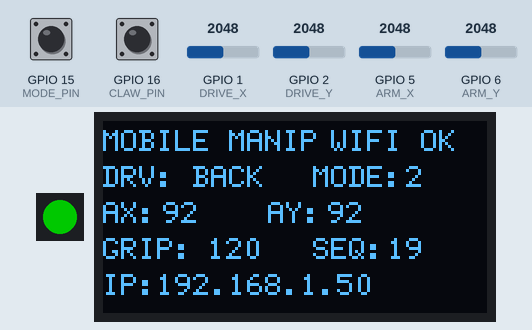
Simulated run of this sketch. Board: ESP32-S3. Parts: 1 RGB LEDs in strip order, left to right, 128×64 one-colour display. Inputs (shaded band) come from the test bench; at power-on: GPIO 1 (DRIVE_X) = 2048, GPIO 2 (DRIVE_Y) = 2048, GPIO 15 (MODE_PIN) HIGH, GPIO 5 (ARM_X) = 2048, GPIO 6 (ARM_Y) = 2048, GPIO 16 (CLAW_PIN) HIGH. Dim RGB values are drawn brighter than linear; WiFi joins after 1.5 s; servers stay silent unless stated; random numbers use the default seed unless the sketch sets one; what the sketch prints to the serial monitor is not drawn.

Above: at 3.3 s.
3.4 s: GPIO 1 (DRIVE_X) set to 2431
5.2 s: GPIO 1 (DRIVE_X) set to 2551
At 5.33 s:
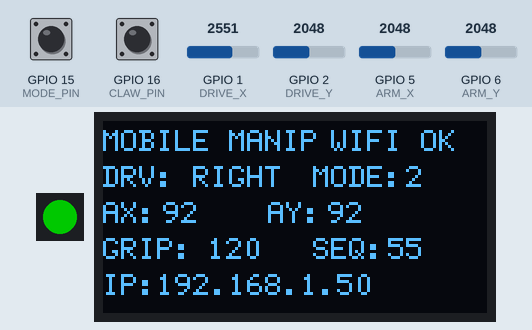
7.1 s: GPIO 2 (DRIVE_Y) set to 2463
8.6 s: GPIO 2 (DRIVE_Y) set to 2572
At 8.73 s:
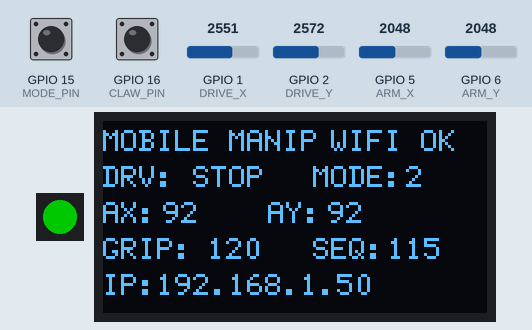
10.5 s: GPIO 15 (MODE_PIN) pulled LOW for 1 s
At 10.65 s:
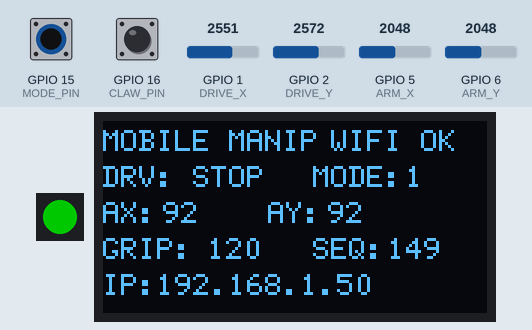
12.1 s: GPIO 5 (ARM_X) set to 2540
At 14.38 s:
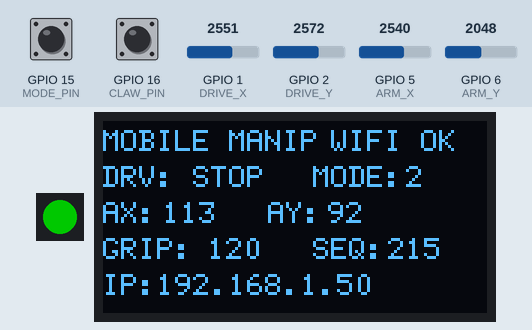
Timing chart, 0 to 14.6 s (numbered marks = the images above; inputs shaded):
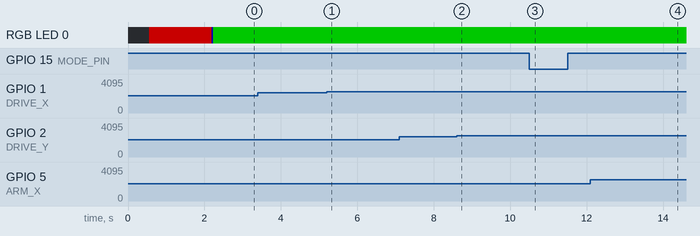

Measured:
- the behaviour switches between 2500 and 2501 on GPIO 1 (DRIVE_X) (found by bisection; images 0 and 1)
- the behaviour switches between 2500 and 2501 on GPIO 2 (DRIVE_Y) (found by bisection; images 1 and 2)

The sketch:

esp32s3-controller-oled-wifi-tx-2joy-mode-claw.ino
```cpp
#include <Arduino.h>
#include <WiFi.h>
#include <WiFiUdp.h>
#include <U8g2lib.h>
#include <SPI.h>
#include <Adafruit_NeoPixel.h>

// ============================================================
// WIFI
// ============================================================

const char* AP_SSID = "MobileManipulator";
const char* AP_PASS = "YOUR_AP_PASSWORD";  // set before flashing; keep out of git

// Rover ESP32 AP default IP
IPAddress roverIP(192, 168, 4, 1);

const uint16_t ROVER_PORT = 4210;
const uint16_t LOCAL_PORT = 4211;

WiFiUDP udp;

// ============================================================
// RGB
// ============================================================

#define RGB_PIN   48
#define RGB_COUNT 1

Adafruit_NeoPixel rgb(
  RGB_COUNT,
  RGB_PIN,
  NEO_GRB + NEO_KHZ800
);

// ============================================================
// OLED SSD1309 - HARDWARE SPI
// ============================================================

#define OLED_SCK  12
#define OLED_MOSI 11
#define OLED_CS   10
#define OLED_DC   9
#define OLED_RST  8

U8G2_SSD1309_128X64_NONAME0_F_4W_HW_SPI display(
  U8G2_R0,
  OLED_CS,
  OLED_DC,
  OLED_RST
);

// ============================================================
// JOYSTICKS
// ============================================================

// Drive joystick
#define DRIVE_X 1
#define DRIVE_Y 2

// Arm joystick
#define ARM_X 5
#define ARM_Y 6

// ============================================================
// SWITCHES
// ============================================================

#define MODE_PIN 15
#define CLAW_PIN 16

// ============================================================
// AUTHENTICATION
// Must MATCH rover
// ============================================================

// Change this in BOTH sketches; they must be identical.
const uint32_t AUTH_TOKEN = 0x5EEDC0DE;

// ============================================================
// DRIVE COMMANDS
// ============================================================

enum DriveCommand
{
  DRIVE_STOP = 0,
  DRIVE_FORWARD,
  DRIVE_BACKWARD,
  DRIVE_LEFT,
  DRIVE_RIGHT
};

// ============================================================
// PACKET
// MUST MATCH ROVER EXACTLY
// ============================================================

#pragma pack(push, 1)

struct CommandPacket
{
  uint32_t auth;
  uint32_t session;
  uint32_t sequence;

  int8_t drive;

  uint8_t mode;

  uint8_t armX;
  uint8_t armY;

  uint8_t gripper;
};

#pragma pack(pop)

CommandPacket packet;

// ============================================================
// SESSION
// ============================================================

uint32_t sessionID;
uint32_t sequence = 0;

// ============================================================
// RGB HELPERS
// ============================================================

void setRGB(uint8_t r, uint8_t g, uint8_t b)
{
  rgb.setPixelColor(0, rgb.Color(r, g, b));
  rgb.show();
}

void showConnecting()
{
  // RED
  setRGB(255, 0, 0);
}

void showConnected()
{
  // BLUE
  setRGB(0, 0, 150);
}

void showSignalSent()
{
  // GREEN
  setRGB(0, 255, 0);
}

// ============================================================
// JOYSTICK → SERVO ANGLE
// ============================================================

int joystickToAngle(int value)
{
  value = constrain(value, 0, 4095);

  if (value < 1600)
  {
    return map(value, 0, 1600, 0, 80);
  }
  else if (value <= 2000)
  {
    return 90;
  }
  else
  {
    return map(value, 2000, 4095, 90, 180);
  }
}

// ============================================================
// DRIVE COMMAND
// ============================================================

uint8_t getDriveCommand(int x, int y)
{
  const int DEAD_LOW  = 1600;
  const int DEAD_HIGH = 2000;

  // FORWARD
  if (y < DEAD_LOW && x >= 1300 && x <= 2500)
  {
    return DRIVE_FORWARD;
  }

  // BACKWARD
  if (y > DEAD_HIGH && x >= 1300 && x <= 2500)
  {
    return DRIVE_BACKWARD;
  }

  // LEFT
  if (x < DEAD_LOW && y >= 1300 && y <= 2500)
  {
    return DRIVE_LEFT;
  }

  // RIGHT
  if (x > DEAD_HIGH && y >= 1300 && y <= 2500)
  {
    return DRIVE_RIGHT;
  }

  return DRIVE_STOP;
}

// ============================================================
// DRIVE TEXT
// ============================================================

const char* driveToString(uint8_t drive)
{
  switch (drive)
  {
    case DRIVE_FORWARD:
      return "FWD";

    case DRIVE_BACKWARD:
      return "BACK";

    case DRIVE_LEFT:
      return "LEFT";

    case DRIVE_RIGHT:
      return "RIGHT";

    default:
      return "STOP";
  }
}

// ============================================================
// OLED
// ============================================================

void updateDisplay(
  uint8_t drive,
  uint8_t mode,
  uint8_t armX,
  uint8_t armY,
  uint8_t gripper
)
{
  display.clearBuffer();

  display.setFont(u8g2_font_6x12_tf);

  // ----------------------------------------------------------
  // Header
  // ----------------------------------------------------------

  display.drawStr(0, 10, "MOBILE MANIP");

  if (WiFi.status() == WL_CONNECTED)
  {
    display.drawStr(76, 10, "WIFI OK");
  }
  else
  {
    display.drawStr(76, 10, "NO WIFI");
  }

  // ----------------------------------------------------------
  // Drive
  // ----------------------------------------------------------

  display.drawStr(0, 22, "DRV:");
  display.drawStr(30, 22, driveToString(drive));

  // ----------------------------------------------------------
  // Mode
  // ----------------------------------------------------------

  display.drawStr(70, 22, "MODE:");

  if (mode == 0)
  {
    display.drawStr(101, 22, "1");
  }
  else
  {
    display.drawStr(101, 22, "2");
  }

  // ----------------------------------------------------------
  // ARM
  // ----------------------------------------------------------

  display.drawStr(0, 34, "AX:");
  display.setCursor(20, 34);
  display.print(armX);

  display.drawStr(55, 34, "AY:");
  display.setCursor(75, 34);
  display.print(armY);

  // ----------------------------------------------------------
  // GRIPPER
  // ----------------------------------------------------------

  display.drawStr(0, 46, "GRIP:");
  display.setCursor(35, 46);
  display.print(gripper);

  display.drawStr(70, 46, "SEQ:");
  display.setCursor(95, 46);
  display.print(sequence);

  // ----------------------------------------------------------
  // Controller IP
  // ----------------------------------------------------------

  display.setCursor(0, 58);
  display.print("IP:");
  display.print(WiFi.localIP());

  display.sendBuffer();
}

// ============================================================
// WIFI CONNECT
// ============================================================

void connectToRover()
{
  Serial.println();
  Serial.println("Connecting to rover...");

  showConnecting();

  WiFi.mode(WIFI_STA);

  // Better latency for control
  WiFi.setSleep(false);

  WiFi.begin(AP_SSID, AP_PASS);

  uint32_t startTime = millis();

  while (WiFi.status() != WL_CONNECTED)
  {
    showConnecting();

    Serial.print(".");

    delay(200);

    if (millis() - startTime > 15000)
    {
      Serial.println();
      Serial.println("WiFi connection timeout");

      // Keep trying
      startTime = millis();
      WiFi.disconnect();
      delay(500);
      WiFi.begin(AP_SSID, AP_PASS);
    }
  }

  Serial.println();
  Serial.println("WiFi CONNECTED");

  Serial.print("Controller IP: ");
  Serial.println(WiFi.localIP());

  Serial.print("Rover IP: ");
  Serial.println(roverIP);

  showConnected();
}

// ============================================================
// SETUP
// ============================================================

void setup()
{
  Serial.begin(115200);

  delay(500);

  Serial.println();
  Serial.println("==================================");
  Serial.println(" Mobile Manipulator Controller");
  Serial.println(" WiFi UDP Controller");
  Serial.println("==================================");

  // ----------------------------------------------------------
  // RGB
  // ----------------------------------------------------------

  rgb.begin();
  rgb.setBrightness(100);

  showConnecting();

  // ----------------------------------------------------------
  // OLED
  // ----------------------------------------------------------

  SPI.begin(
    OLED_SCK,
    -1,
    OLED_MOSI,
    OLED_CS
  );

  display.begin();

  display.clearBuffer();
  display.setFont(u8g2_font_6x12_tf);

  display.drawStr(0, 15, "MOBILE MANIP");
  display.drawStr(0, 30, "Connecting...");
  display.sendBuffer();

  // ----------------------------------------------------------
  // ADC
  // ----------------------------------------------------------

  analogSetPinAttenuation(DRIVE_X, ADC_11db);
  analogSetPinAttenuation(DRIVE_Y, ADC_11db);

  analogSetPinAttenuation(ARM_X, ADC_11db);
  analogSetPinAttenuation(ARM_Y, ADC_11db);

  // ----------------------------------------------------------
  // SWITCHES
  // ----------------------------------------------------------

  pinMode(MODE_PIN, INPUT_PULLUP);
  pinMode(CLAW_PIN, INPUT_PULLUP);

  // ----------------------------------------------------------
  // SESSION
  // ----------------------------------------------------------

  sessionID = esp_random();

  // ----------------------------------------------------------
  // WIFI
  // ----------------------------------------------------------

  connectToRover();

  // ----------------------------------------------------------
  // UDP
  // ----------------------------------------------------------

  udp.begin(LOCAL_PORT);

  Serial.print("UDP local port: ");
  Serial.println(LOCAL_PORT);

  // ----------------------------------------------------------
  // Final display
  // ----------------------------------------------------------

  updateDisplay(
    DRIVE_STOP,
    0,
    90,
    90,
    120
  );
}

// ============================================================
// LOOP
// ============================================================

void loop()
{
  // ==========================================================
  // WIFI LOST?
  // ==========================================================

  if (WiFi.status() != WL_CONNECTED)
  {
    showConnecting();

    display.clearBuffer();
    display.setFont(u8g2_font_6x12_tf);

    display.drawStr(0, 15, "MOBILE MANIP");
    display.drawStr(0, 32, "WIFI LOST");
    display.drawStr(0, 48, "RECONNECTING");

    display.sendBuffer();

    connectToRover();
  }

  // ==========================================================
  // READ DRIVE JOYSTICK
  // ==========================================================

  int driveX = analogRead(DRIVE_X);
  int driveY = analogRead(DRIVE_Y);

  // ==========================================================
  // READ ARM JOYSTICK
  // ==========================================================

  int armXRaw = analogRead(ARM_X);
  int armYRaw = analogRead(ARM_Y);

  // ==========================================================
  // CONVERT ARM JOYSTICK
  // ==========================================================

  uint8_t armX = joystickToAngle(armXRaw);
  uint8_t armY = joystickToAngle(armYRaw);

  // ==========================================================
  // DRIVE
  // ==========================================================

  uint8_t drive = getDriveCommand(driveX, driveY);

  // ==========================================================
  // MODE
  //
  // LOW = MODE 1
  //      Base + Shoulder
  //
  // HIGH = MODE 2
  //       Elbow + Wrist
  // ==========================================================

  uint8_t mode;

  if (digitalRead(MODE_PIN) == LOW)
  {
    mode = 0;
  }
  else
  {
    mode = 1;
  }

  // ==========================================================
  // GRIPPER
  //
  // PRESSED  = 20° CLOSED
  // RELEASED = 120° OPEN
  // ==========================================================

  uint8_t gripper;

  if (digitalRead(CLAW_PIN) == LOW)
  {
    gripper = 20;
  }
  else
  {
    gripper = 120;
  }

  // ==========================================================
  // BUILD PACKET
  // ==========================================================

  packet.auth     = AUTH_TOKEN;
  packet.session  = sessionID;
  packet.sequence = sequence++;

  packet.drive = drive;

  packet.mode = mode;

  packet.armX = armX;
  packet.armY = armY;

  packet.gripper = gripper;

  // ==========================================================
  // SEND UDP
  // ==========================================================

  bool sent = false;

  if (WiFi.status() == WL_CONNECTED)
  {
    if (udp.beginPacket(roverIP, ROVER_PORT))
    {
      udp.write(
        (uint8_t*)&packet,
        sizeof(packet)
      );

      sent = udp.endPacket();
    }
  }

  // ==========================================================
  // RGB
  // ==========================================================

  if (sent)
  {
    // GREEN = signal sent
    showSignalSent();
  }
  else
  {
    // BLUE = connected but packet not sent
    if (WiFi.status() == WL_CONNECTED)
    {
      showConnected();
    }
    else
    {
      showConnecting();
    }
  }

  // ==========================================================
  // SERIAL
  // ==========================================================

  static uint32_t lastPrint = 0;

  if (millis() - lastPrint >= 250)
  {
    lastPrint = millis();

    Serial.println("--------------------------------");

    Serial.print("WiFi: ");
    Serial.println(
      WiFi.status() == WL_CONNECTED
        ? "CONNECTED"
        : "DISCONNECTED"
    );

    Serial.print("Drive X: ");
    Serial.println(driveX);

    Serial.print("Drive Y: ");
    Serial.println(driveY);

    Serial.print("Drive: ");
    Serial.println(driveToString(drive));

    Serial.print("Arm X: ");
    Serial.print(armXRaw);

    Serial.print(" -> ");
    Serial.print(armX);

    Serial.print(" | Arm Y: ");
    Serial.print(armYRaw);

    Serial.print(" -> ");
    Serial.println(armY);

    Serial.print("Mode: ");
    Serial.println(mode == 0 ? "BASE + SHOULDER" : "ELBOW + WRIST");

    Serial.print("Gripper: ");
    Serial.println(gripper);

    Serial.print("Sequence: ");
    Serial.println(packet.sequence);

    Serial.print("Packet: ");
    Serial.println(sent ? "SENT" : "FAILED");
  }

  // ==========================================================
  // OLED
  // ==========================================================

  static uint32_t lastDisplay = 0;

  if (millis() - lastDisplay >= 100)
  {
    lastDisplay = millis();

    updateDisplay(
      drive,
      mode,
      armX,
      armY,
      gripper
    );
  }

  // ==========================================================
  // 25 Hz CONTROL LOOP
  // ==========================================================

  delay(40);
}
```
